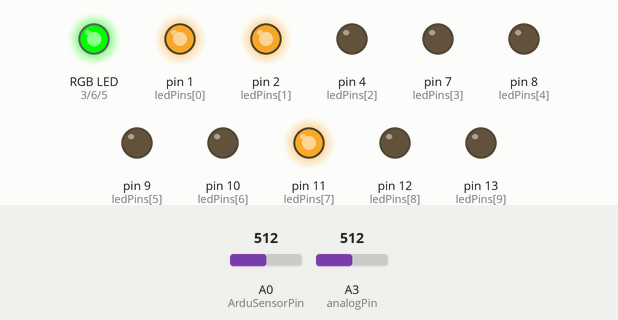
Recording of a sketch running on a simulated Arduino Uno, built with avr-gcc and run on an emulated ATmega328P. Parts: an RGB LED mixed from three pins (HIGH = lit), output pins drawn as LEDs (lit = HIGH). Inputs (shaded band) come from the test bench; at power-on: A3 (analogPin) = 512, A0 (ArduSensorPin) = 512. Dim RGB values are drawn brighter than linear; pins used as bus, display or sensor lines are not drawn.

Above: at 1.2 s.
1.3 s: A3 (analogPin) set to 476
2.8 s: A3 (analogPin) set to 451
At 4.0 s:
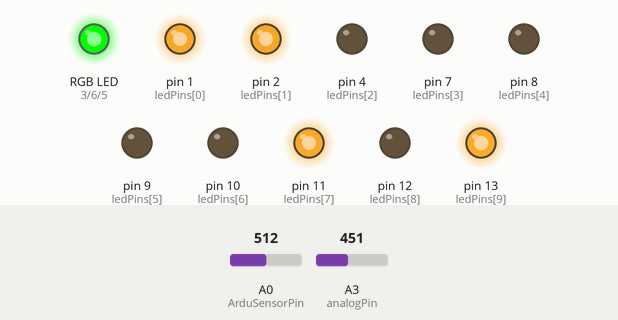
4.3 s: A0 (ArduSensorPin) set to 521
At 5.2 s:
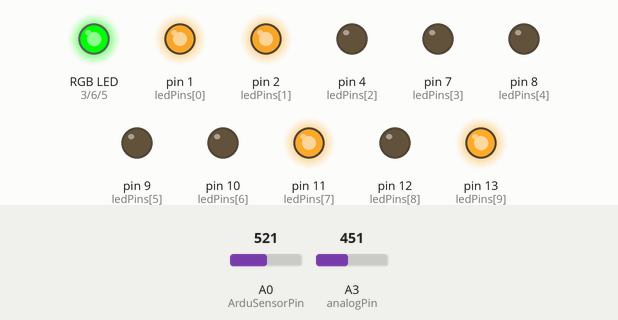
5.8 s: A3 (analogPin) set to 716
At 6.7 s:
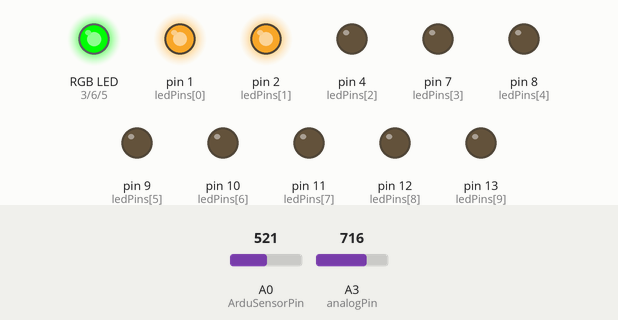
7.3 s: A0 (ArduSensorPin) set to 511
At 8.5 s:
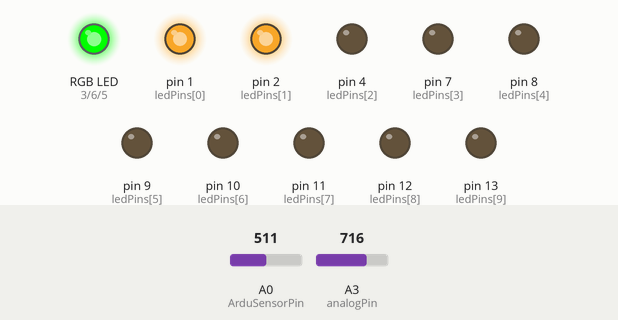
8.8 s: A0 (ArduSensorPin) set to 306
At 9.8 s:
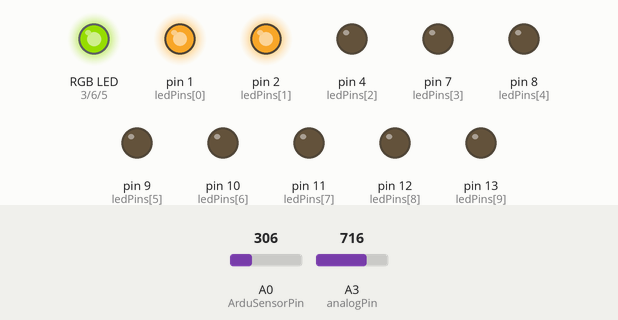
Timing chart, 0 to 11.3 s (numbered marks = the images above; inputs shaded):
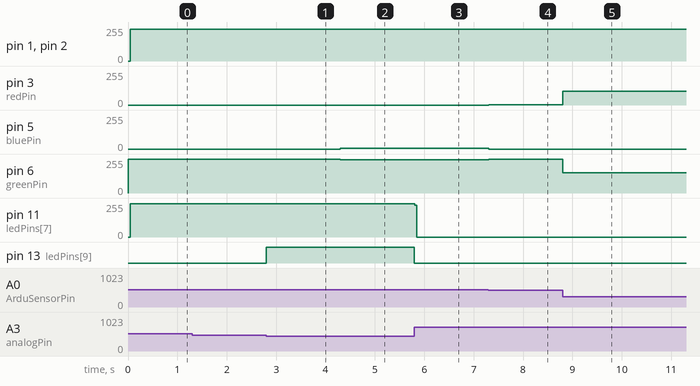

Measured:
- the behaviour switches between 461 and 460 on A3 (analogPin) (found by bisection; images 0 and 1)
- after the input at 1.3 s, every drawn part: stays the same
- after the input at 2.8 s, pin 13 (ledPins[9]): LOW → HIGH at once
- after the input at 4.3 s, pin 5 (bluePin): 0/255 → 4/255 at once; pin 6 (greenPin): 255/255 → 251/255 at once
- after the input at 5.8 s, pin 11 (ledPins[7]): 248/255 → 0/255 at once; pin 13 (ledPins[9]): HIGH → LOW at once
- after the input at 7.3 s, pin 3 (redPin): 0/255 → 1/255 at once; pin 5 (bluePin): 4/255 → 0/255 at once; pin 6 (greenPin): 251/255 → 254/255 at once
- after the input at 8.8 s, pin 3 (redPin): 1/255 → 103/255 at once; pin 6 (greenPin): 254/255 → 152/255 at once

The sketch:

ardusensor-activity.ino
```cpp
/*
  Bar Graph

  ArduSensor Shield Demo using the onboard LED bar graph.  Uses pins D1, D2,
  D4, D7, D8, D9, D10, D11, D12, and D13.  Credit goes to Quin (Qtechknow), and
  Tom Igoe (from Arduino).

 created 23 Mqy 12
 by Quin (Qtechknow)

 http://www.qtechknow.com/

 */

const int redPin = 3;    //Red LED Pin
const int greenPin = 6;  //Green LED Pin
const int bluePin = 5;   //Blue LED Pin

const int ArduSensorPin = 0;  // our ArduSensor is connected to A0 on the shield

// these constants won't change:
const int analogPin = A3;   // the pin that the ArduSensor is attached to
const int ledCount = 20;    // the number of LEDs in the bar graph

int ledPins[] = {
  1, 2, 4, 7, 8, 9, 10,11, 12, 13 };   // an array of pin numbers to which LEDs are attached


void setup() {
  // loop over the pin array and set them all to output:
  for (int thisLed = 0; thisLed < ledCount; thisLed++) {
    pinMode(ledPins[thisLed], OUTPUT);
  }
}

void loop() {
  // read the ArduSensor:
  int sensorReading = analogRead(analogPin);
  // map the result to a range from 0 to the number of LEDs:
  int ledLevel = map(sensorReading, 0, 1023, 0, ledCount);

  // loop over the LED array:
  for (int thisLed = 0; thisLed < ledCount; thisLed++) {
    // if the array element's index is less than ledLevel,
    // turn the pin for this element on:
    if (thisLed > ledLevel) {
      digitalWrite(ledPins[thisLed], HIGH);
    }
    // turn off all pins higher than the ledLevel:
    else {
      digitalWrite(ledPins[thisLed], LOW);
    }
  }
  int sensorValue = analogRead(ArduSensorPin);   //read the ArduSensor at A0

  int redValue = constrain(map(sensorValue, 0, 512, 255, 0),0,255); //calculate the red Value (255-0 over the range 0-512)
  int greenValue = constrain(map(sensorValue, 0, 512, 0, 255),0,255) - constrain(map(sensorValue, 512, 1023, 0, 255),0,255);  //calculate the green value (0-255 over 0-512 & 255-0 over 512-1023)
  int blueValue = constrain(map(sensorValue, 512, 1023, 0, 255),0,255); //calculate the blue value 0-255 over 512-1023

  // Display the requested color

  analogWrite(redPin, redValue);
  analogWrite(greenPin, greenValue);
  analogWrite(bluePin, blueValue);
}
```
